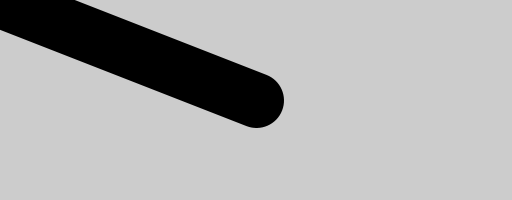
Frame 1 (no input)
Frame 60 (the mouse pressed at the canvas centre just before this capture): identical to frame 1, image omitted
Frame 120 (the mouse held since frame 60 and released just before this capture): blank canvas, image omitted

The Processing sketch that drew this single still picture (run headless with seeded random() and noise(); from frame 60 on, the mouse is pressed at the canvas centre):

// Processing sketch: HelloWorld
// ── HelloWorld.pde
void setup()
{
  
  size(512, 200);
}


void draw() {
  background(204);
  
  float lineWidth = sqrt(pow(width/2 - mouseX, 2) +  pow(height/2 - mouseY, 2));
  println("millis: " + millis()/2);
   strokeWeight(lineWidth/5);  // Default
  line(width/2, height/2, mouseX, mouseY);
  
}
